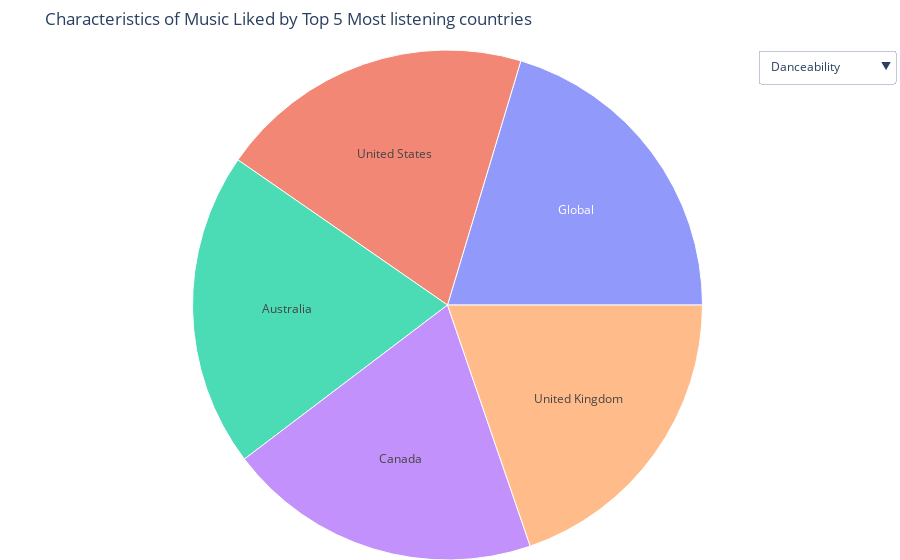

Source (notebook cell):
### Code cell
# Create the initial sunburst plot
fig = go.Figure(go.Sunburst(
    labels=top_countries_df["country_name"],
    parents=[''] * len(top_countries_df['country_name']),
    values=top_countries_df['popularity'],
    hovertemplate='<b>%{label}</b><br>%{value:.2f} (%{percentParent:.2%})<extra></extra>'
))
# Define available attributes
attributes = ['danceability', 'energy', 'loudness', 'speechiness', 'key', 'mode', 'acousticness', 'instrumentalness', 'liveness', 'valence', 'tempo']
# Create the dropdown menu
buttons = []
for attribute in attributes:
    buttons.append(dict(
        method='restyle',
        args=[{'values': [top_countries_df[attribute]]}],
        label=attribute.capitalize()
    ))
fig.update_layout(
    updatemenus=[
        dict(
            buttons=buttons,
            direction='down',
            active=0,
            x=1.0,
            y=1.0
        ),
    ],
    title='Characteristics of Music Liked by Top 5 Most listening countries',
    margin=dict(t=50, l=0, r=5, b=0)
)

fig.show()

### Figure 1 — Plotly figure (JSON) as saved in the notebook; plotly's stock layout.template omitted (floating-point values rounded to 4 significant figures)
{"data": [{"hovertemplate": "<b>%{label}</b><br>%{value:.2f} (%{percentParent:.2%})<extra></extra>", "labels": ["Australia", "Canada", "Global", "United Kingdom", "United States"], "parents": ["", "", "", "", ""], "type": "sunburst", "values": [89.75, 89.59, 91.48, 88.73, 89.93]}], "layout": {"margin": {"b": 0, "l": 0, "r": 5, "t": 50}, "title": {"text": "Characteristics of Music Liked by Top 5 Most listening countries"}, "updatemenus": [{"active": 0, "buttons": [{"args": [{"values": [[0.6427, 0.644, 0.6685, 0.6295, 0.6436]]}], "label": "Danceability", "method": "restyle"}, {"args": [{"values": [[0.6445, 0.6111, 0.6447, 0.6703, 0.6188]]}], "label": "Energy", "method": "restyle"}, {"args": [{"values": [[-6.779, -6.939, -6.491, -6.609, -6.76]]}], "label": "Loudness", "method": "restyle"}, {"args": [{"values": [[0.08858, 0.09361, 0.1023, 0.09897, 0.1038]]}], "label": "Speechiness", "method": "restyle"}, {"args": [{"values": [[5.112, 5.694, 5.373, 4.622, 5.577]]}], "label": "Key", "method": "restyle"}, {"args": [{"values": [[0.6884, 0.5707, 0.5489, 0.6091, 0.566]]}], "label": "Mode", "method": "restyle"}, {"args": [{"values": [[0.2558, 0.2764, 0.2843, 0.2541, 0.2752]]}], "label": "Acousticness", "method": "restyle"}, {"args": [{"values": [[0.007676, 0.006293, 0.01237, 0.01409, 0.006998]]}], "label": "Instrumentalness", "method": "restyle"}, {"args": [{"values": [[0.1845, 0.1847, 0.1682, 0.1738, 0.1939]]}], "label": "Liveness", "method": "restyle"}, {"args": [{"values": [[0.5137, 0.4637, 0.4974, 0.4864, 0.4567]]}], "label": "Valence", "method": "restyle"}, {"args": [{"values": [[124.3, 124.0, 119.9, 122.9, 124.3]]}], "label": "Tempo", "method": "restyle"}], "direction": "down", "x": 1, "y": 1}]}}
